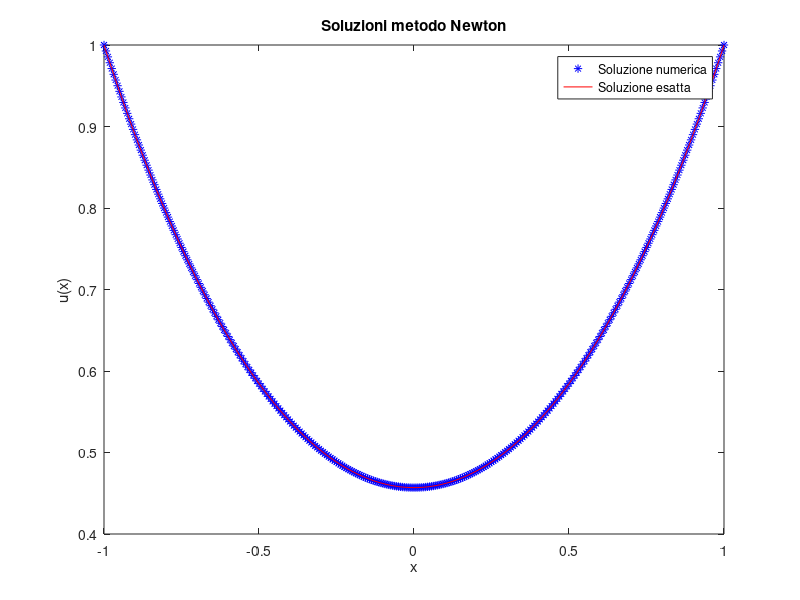
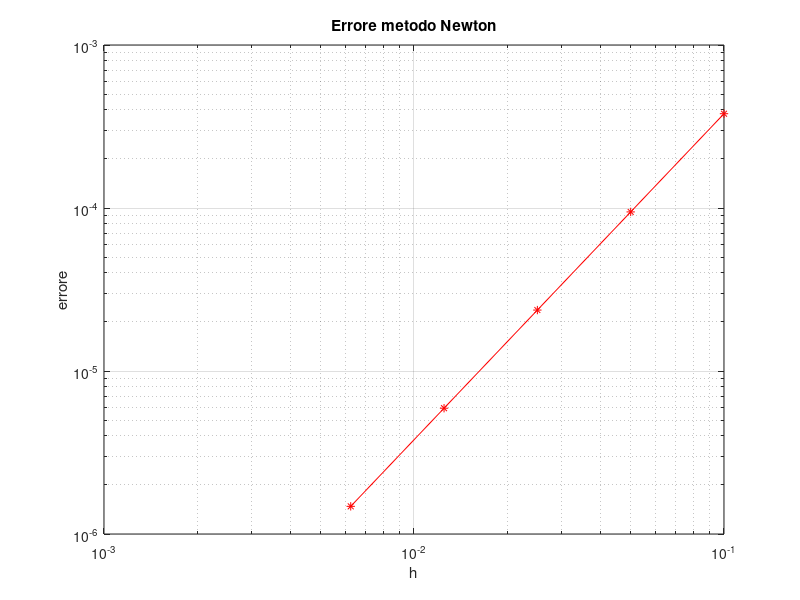

Recreate these plots in MATLAB, in order.
% Primo Progetto Calcolo Scientifico
% Secondo Esercizio  
% Metodo di Newton con errore in norma infinito

clear all, close all

rang=[20 40 80 160 320];
cont=0;

for n=rang+1
    cont=cont+1;
    x=linspace(-1,1,n)'; % a=-1 & b=1
    h=2/(n-1); % lunghezza dell'intervallo, h=b-a/(n-1)
    uex=@(x)(cosh(x)-cosh(1)+1); % soluzione esatta
    
    % Matrice A
    A=zeros(n); 
    d=-2*ones(n,1); 
    d1=ones(n-1,1);
    A=diag(d)+diag(d1,-1)+diag(d1,1);
    A(1,1)=1; A(1,2)=0; % cambio nodi sul bordo
    A(n,n)=1; A(n,n-1)=0;
    A=(1/(h^2))*A;

    % Matrice B
    B=zeros(n);
    db=ones(n-1,1);
    B=diag(-db,-1)+diag(db,1);
    B(n,n-1)=0; B(1,2)=0; % cambio nodi sul bordo
    B=(1/(2*h))*B;
    
    % Vettore b
    b=zeros(n,1);
    b(1)=b(1)+1/h^2-1;
    b(end)=b(end)+1/h^2-1;

    % Metodo di Newton
    F=@(u)A*u-sqrt(1+(B*u).^2)-b;
    
    % Jacobiano di F
    JF=@(u)A-diag((B*u)./sqrt(1+(B*u).^2))*B;

    u0=ones(n,1);
    %u0=linspace(-1,1,n)';
    u=u0;
    
    % Calcolo di errore 
    tol=h^2/n;
    delta=-JF(u)\F(u);
    while (norm(delta,inf)>tol)
        u=u+delta;
        delta=-JF(u)\F(u);
    end
    u=u+delta;
    err(cont)=norm(u-uex(x),inf);
    p(cont)=2/(n-1); % =h
end

figure(1)
plot(x,u,'b*',x,uex(x),'r-');
title('Soluzioni metodo Newton')
legend('Soluzione numerica','Soluzione esatta')
xlabel('x')
ylabel('u(x)')

figure(2)
loglog(p,err,'r-*');
%loglog(rang,err,'r-*');
title('Errore metodo Newton');
xlabel('h')
ylabel('errore')
grid on